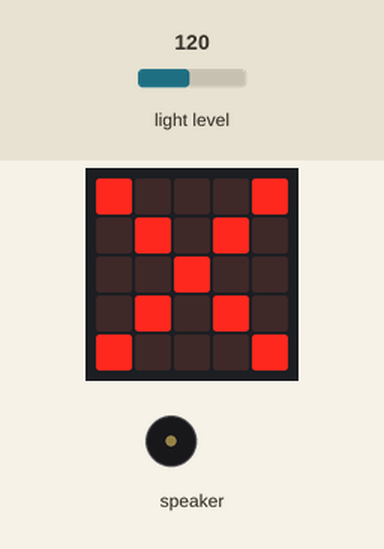
Simulated run of this program. Board: Calliope mini (MakeCode). Parts: the board's 5×5 LED display, buzzer (waves = sounding). Inputs (shaded band) come from the test bench; at power-on: light level 120.

Above: at 0.1 s.
At 4.2 s:
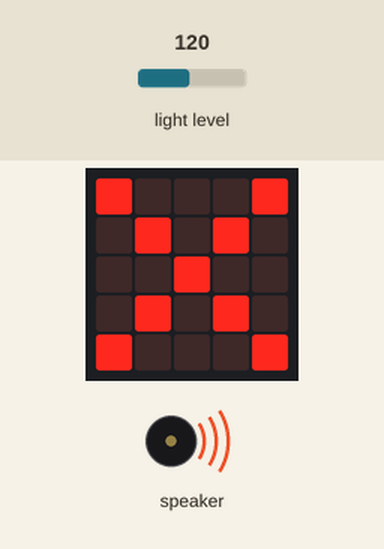
Timing chart, 0 to 130.0 s (numbered marks = the images above):
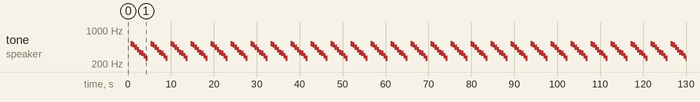

The program:

main.ts
```typescript
basic.forever(function () {
    if (input.lightLevel() > 100) {
        basic.showIcon(IconNames.No)
        music.playMelody("C5 B A G F E D C ", 120)
        basic.clearScreen()
    } else {
        basic.clearScreen()
    }
})
basic.forever(function () {
    if (input.lightLevel() == 0) {
        basic.clearScreen()
        music.stopMelody(MelodyStopOptions.All)
    }
})
```

test.ts
```typescript
// Hier kann man Tests durchführen; diese Datei wird nicht kompiliert, wenn dieses Paket als Erweiterung verwendet wird.
```

Measured:
- by itself, tone on speaker: repeats every 4.7 s: 494 Hz 0.51 s, 440 Hz 0.51 s, 392 Hz 0.51 s, 349 Hz 0.51 s, 330 Hz 0.51 s, 294 Hz 0.51 s, 262 Hz 0.50 s, silent 0.63 s, 523 Hz 0.51 s
